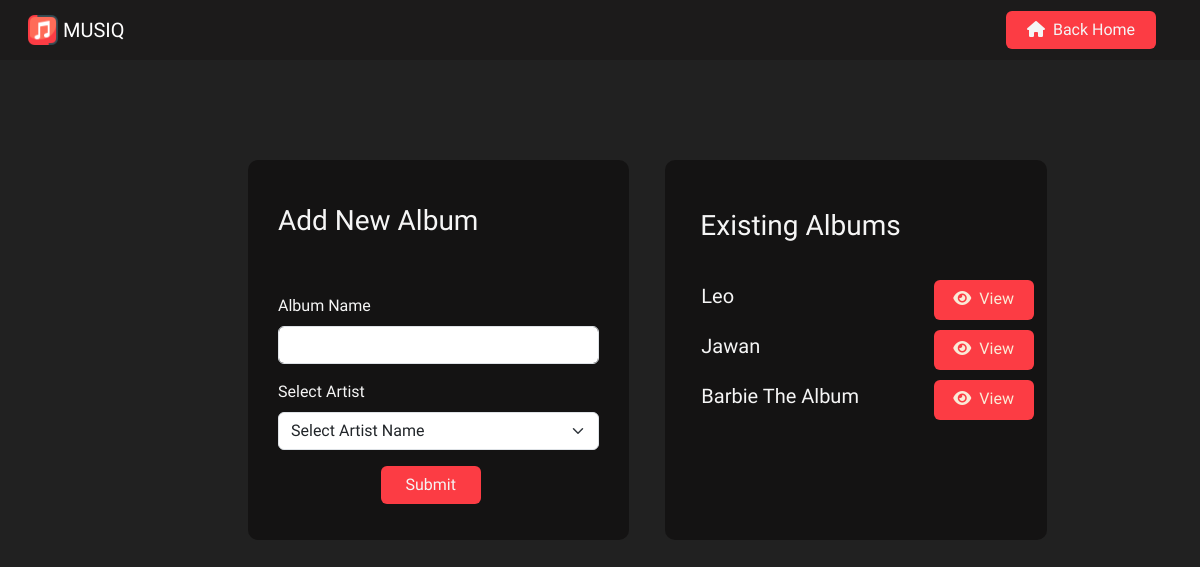
/admin/albums/add (signed in), run on the app's committed database.
### models.py (models this page shows)
class Album(db.Model):
    __tablename__ = 'albums'
    album_id = db.Column(db.Integer(), autoincrement = True, primary_key = True)
    artist_id = db.Column(db.Integer(), db.ForeignKey('artists.artist_id'), nullable = False)
    album_name = db.Column(db.String(), nullable = False)
    created_at = db.Column(db.DateTime(timezone = True), server_default = func.now())
    updated_at = db.Column(db.DateTime(timezone = True), server_default = func.now())
    songs = db.relationship('Song', back_populates = 'album')
    artist = db.relationship('Artist', back_populates = 'album')

### app.py (the view, shortened to what this page needs)
@app.route("/<string:path>/albums/add", methods=['GET', 'POST'])
@login_required #Can be performed only user is logged in
def add_albums(path):
    user = current_user
    albums = Album.query.all()
    artists = Artist.query.all()
    if request.method == 'GET':
        return render_template('add_albums.html', albums=albums[0:5], artists = artists, user=user)

### app.py (called while the page is built)
@login_manager.user_loader
def load_user(user_id):
    return User.query.get(user_id)

@app.after_request
def after_request(response):
    header = response.headers
    header['Access-Control-Allow-Origin'] = '*'
    return response

### templates/add_albums.html (shortened to what this page needs)
    <link href="/static/styles/add_songs.css" rel="stylesheet" />
    <link
      href="https://cdn.jsdelivr.net/npm/bootstrap@5.3.2/dist/css/bootstrap.min.css"
      rel="stylesheet"
    />
  </head>
  <body>
    <nav class="navbar navbar-expand-lg navbar-dark">
      <div class="container-fluid navabar-items">
        <div class="logo col-6">
          <a class="navbar-brand" href="{{url_for('show_main')}}">
            <img
              src="/static/images/brand-logo.png"
              width="30"
              height="30"
              class="d-inline-block align-top"
              alt="Your Logo"
            />
            MUSIQ
          </a>
        </div>
        <div class="buttons col-6 d-flex justify-content-end">
          {%if user.is_admin == True%}
          <a
            class="btn home me-3"
            type="button"
            href="{{url_for('admin_songs')}}"
          >
            <i class="fa-solid fa-house me-2"></i
            ><span class="text">Back Home</span>
          </a>
          {%else%}
          <a
            class="btn home me-3"
            type="button"
            href="{{url_for('creator_home', username=user.username)}}"
          >
            <i class="fa-solid fa-house me-2"></i
            ><span class="text">Back Home</span>
          </a>
          {%endif%}
        </div>
      </div>
    </nav>
    <div class="main playlist">
      <div class="row">
        <div class="col-4 playlist-form me-3">
          <br />
          <h3>Add New Album</h3>
          <br />
          <br />
          <form action="/<string:path>/albums/add" method="POST">
            <div class="mb-3">
              <label for="exampleFormControlTextarea1" class="form-label"
                >Album Name</label
              >
              <input
                class="form-control"
                type="text"
                required
                name="album_name"
              />
            </div>
            <div class="mb-3">
              <label for="exampleFormControlTextarea1" class="form-label me-2"
                >Select Artist</label
              >
              <select
                  class="form-select mb-3"
                  aria-label="Size 3 select example"
                  name="artist_id"
                  required
                >
                  <option selected>Select Artist Name</option>
                </select>
            </div>
            <div class="button-div">
              <button class="btn submit me-3" type="submit">Submit</button>
            </div>
          </form>
        </div>
        <div class="col-4 existing-playlists">
          <br />
          <h3>Existing Albums</h3>
          <br />
          <table class="all-playlist">
            {%for album in albums%}
            <tr style="height: 50px">
              <td style="width: 300px"><h5>{{album.album_name}}</h5></td>
              <td>
                <a class="btn play-btn">
                  <i class="fa-solid fa-eye me-2"></i>View
                </a>
              </td>
            </tr>
            {%endfor%}
          </table>
        </div>
      </div>
    </div>
  </body>
</html>

### static/styles/add_songs.css (style rules this page uses)
* { font-family: var(--primary-font); }
body { background-color: var(--primary-color-derived) !important; color: whitesmoke !important; overflow-y: hidden; overflow-x: hidden; }
.navbar { height: 3.75rem; padding-left: 1rem !important; padding-right: 1rem !important; background-color: var(--primary-color); }
.home, .submit, .add-song { background-color: var(--secondary-color) !important; width: 150px; color: whitesmoke !important; }
.submit { width: 100px; }
.main { padding-left: 80px; padding-top: 20px; }
.playlist { padding-top: 100px; }
.add-song-form, .playlist-form, .playlist-form-update, .album-form-update { background-color: var(--primary-color-dark); border-radius: 10px; padding: 20px; padding-left: 30px !important; padding-right: 30px !important; margin-left: 120px; }
label { font-size: 16px; }
.button-div { display: flex; justify-content: center; }
.existing-songs, .existing-playlists { background-color: var(--primary-color-dark); border-color: black; border-radius: 10px; margin-left: 20px; padding-left: 35px !important; padding-top: 25px !important; padding-bottom: 10px !important; }
.playlist-form { margin-left: 180px !important; }
.play-btn { background-color: var(--secondary-color) !important; color: antiquewhite !important; height: 40px !important; width: 100px !important; }

### data on the page
Album: album_name "Leo"
Album: album_name "Jawan"
Album: album_name "Barbie The Album"
